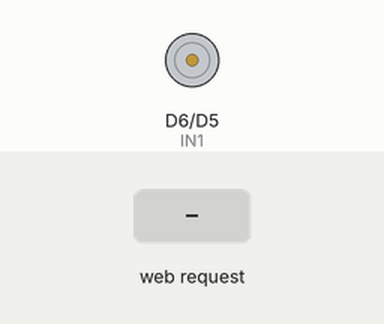
This sketch was run on a simulated ESP8266 (NodeMCU). Shown: motor-driver pin pairs drawn as motors (green arrow = first pin HIGH = forward, orange = second pin HIGH = backward, longer = more drive). The test bench sets the inputs (shaded band). WiFi joins after 1.5 s; servers stay silent unless stated; what the sketch prints to the serial monitor is not drawn.

Above: at 4.2 s.
4.3 s: HTTP request GET /dc-motor received
At 5.5 s:
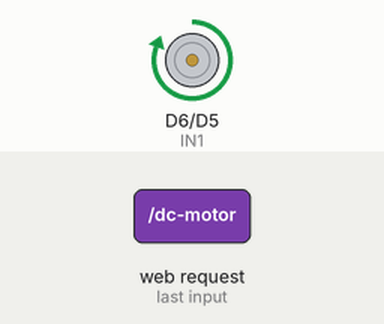
5.8 s: HTTP request GET /dc-motor?mode=1 received
At 6.7 s:
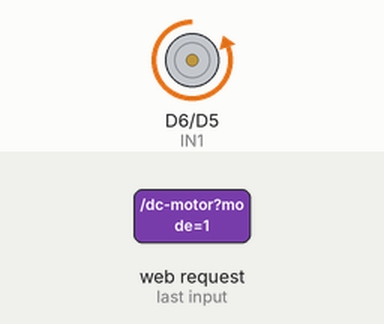
7.3 s: HTTP request GET /dc-motor?mode=0 received
At 7.8 s:
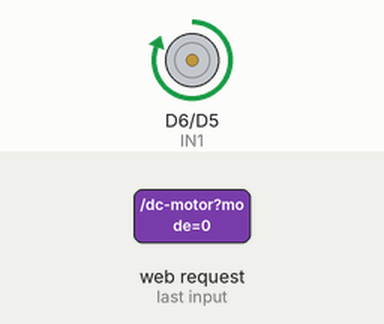
Timing chart, 0 to 10.3 s (numbered marks = the images above; inputs shaded):
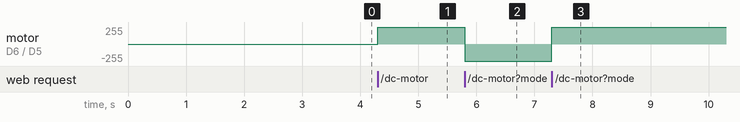

Measured:
- after the input at 4.3 s, motor on D6 (IN1) / D5 (IN2): stopped → forward 255/255 at once
- after the input at 5.8 s, motor on D6 (IN1) / D5 (IN2): forward 255/255 → backward 255/255 at once
- after the input at 7.3 s, motor on D6 (IN1) / D5 (IN2): backward 255/255 → forward 255/255 at once

The sketch:

dc.ino
```cpp
#include <ESP8266WiFi.h>
#include <ESP8266WebServer.h>

const char* ssid = "Redmi Note 9S";
const char* password = "qazwsx123";

// Khởi tạo đối tượng máy chủ web
ESP8266WebServer server(80);

// OUT1 và OUT2 nối với động cơ DC
// 12V L298N với 5V Arduino , GND L289N nối với GND Arduino
#define IN1 D6 // D6 (chân số)
#define IN2 D5 // D5 (chân số)
#define MAX_SPEED 255
#define MIN_SPEED 0

void Lui(int speed) {
  speed = constrain(speed, MIN_SPEED, MAX_SPEED);
  digitalWrite(IN1, LOW);
  analogWrite(IN2, speed);
}
void Dung() {
  digitalWrite(IN1, LOW);
  digitalWrite(IN2, LOW);
}
void Tien(int speed) {
  speed = constrain(speed, MIN_SPEED, MAX_SPEED);
  analogWrite(IN1, speed);
  digitalWrite(IN2, LOW);
}
void NhanhDan(){
  digitalWrite(IN2 , LOW);
  for (int i = 100 ; i <= 255 ; i++){
    analogWrite(IN1 , i);
    delay(50);
  }
}
void ChamDan(){
  digitalWrite(IN2 , LOW);
  for (int i = 255; i >= 100 ; i--){
    analogWrite(IN1 , i);
    delay(50);
  }
}

void handleDC() {
  String modeArg = server.arg("mode");

  int mode = modeArg.toInt();
  Serial.println(mode);

  switch(mode) {
    case 0:
      Tien(255);
      break;
    case 1:
      Lui(255);
      break;
    case 2:
      NhanhDan();
      break;
    case 3:
      ChamDan();
      break;
  }

  server.send(200, "text/plain", "success");
}

void setup() {
  // Khởi động Serial để theo dõi thông tin debug
  Serial.begin(9600);
  Serial.println("Kế2222t nối đến WiFi");

  // Kết nối WiFi
  WiFi.begin(ssid, password);
  Serial.println("Kết nối đến WiFi");
  while (WiFi.status() != WL_CONNECTED) {
    Serial.print(".");
    delay(1000);
  }
  Serial.println("Đã kết nối thành công!");
  server.on("/dc-motor", handleDC);

  // Khởi động máy chủ
  server.enableCORS(true);
  server.begin();
  Serial.println("Server started");
  Serial.print("IP Address of network: ");  // will IP address on Serial Monitor
  Serial.println(WiFi.localIP());
  Serial.print("Copy and paste the following URL: https://");
  Serial.print(WiFi.localIP());
  Serial.println("/");

  pinMode(IN1, OUTPUT);
  pinMode(IN2, OUTPUT);

  delay(1000);
}

void loop() {
  server.handleClient();  // Xử lý các yêu cầu từ client
}
```
